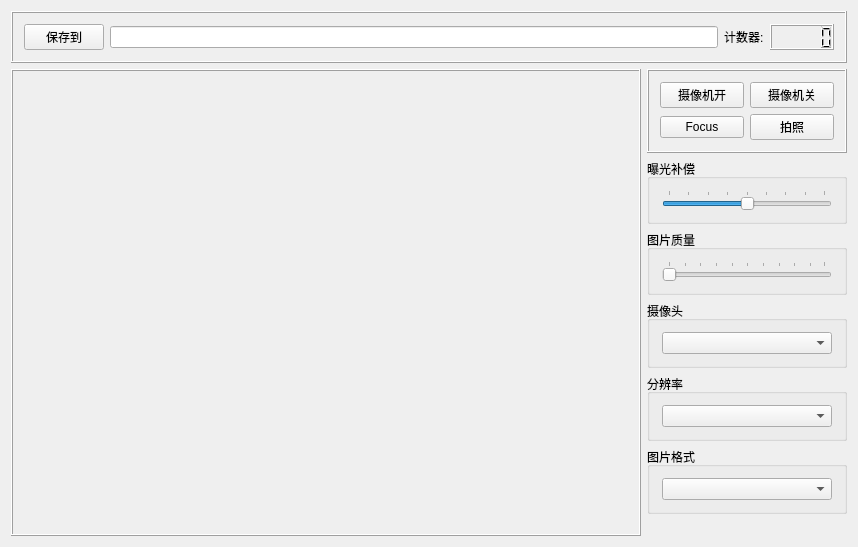
<?xml version="1.0" encoding="UTF-8"?>
<ui version="4.0">
 <class>CameraView</class>
 <widget class="QWidget" name="CameraView">
  <property name="geometry">
   <rect>
    <x>0</x>
    <y>0</y>
    <width>858</width>
    <height>547</height>
   </rect>
  </property>
  <property name="windowTitle">
   <string>相机</string>
  </property>
  <layout class="QGridLayout" name="gridLayout_6">
   <item row="1" column="1">
    <widget class="QFrame" name="frame">
     <property name="maximumSize">
      <size>
       <width>200</width>
       <height>16777215</height>
      </size>
     </property>
     <property name="frameShape">
      <enum>QFrame::Box</enum>
     </property>
     <property name="frameShadow">
      <enum>QFrame::Raised</enum>
     </property>
     <layout class="QGridLayout" name="gridLayout">
      <item row="0" column="0">
       <widget class="QPushButton" name="pushButton_CameraOn">
        <property name="minimumSize">
         <size>
          <width>0</width>
          <height>0</height>
         </size>
        </property>
        <property name="maximumSize">
         <size>
          <width>16777215</width>
          <height>16777215</height>
         </size>
        </property>
        <property name="text">
         <string>摄像机开</string>
        </property>
       </widget>
      </item>
      <item row="0" column="1">
       <widget class="QPushButton" name="pushButton_CameraOff">
        <property name="enabled">
         <bool>true</bool>
        </property>
        <property name="minimumSize">
         <size>
          <width>0</width>
          <height>0</height>
         </size>
        </property>
        <property name="maximumSize">
         <size>
          <width>16777215</width>
          <height>16777215</height>
         </size>
        </property>
        <property name="text">
         <string>摄像机关</string>
        </property>
       </widget>
      </item>
      <item row="1" column="0">
       <widget class="QPushButton" name="pushButton_Focus">
        <property name="enabled">
         <bool>true</bool>
        </property>
        <property name="minimumSize">
         <size>
          <width>0</width>
          <height>0</height>
         </size>
        </property>
        <property name="maximumSize">
         <size>
          <width>16777215</width>
          <height>16777215</height>
         </size>
        </property>
        <property name="text">
         <string>Focus</string>
        </property>
       </widget>
      </item>
      <item row="1" column="1">
       <widget class="QPushButton" name="pushButton_Shot">
        <property name="enabled">
         <bool>true</bool>
        </property>
        <property name="minimumSize">
         <size>
          <width>0</width>
          <height>0</height>
         </size>
        </property>
        <property name="maximumSize">
         <size>
          <width>16777215</width>
          <height>16777215</height>
         </size>
        </property>
        <property name="text">
         <string>拍照</string>
        </property>
       </widget>
      </item>
     </layout>
    </widget>
   </item>
   <item row="2" column="1">
    <widget class="QGroupBox" name="groupBox_2">
     <property name="maximumSize">
      <size>
       <width>200</width>
       <height>16777215</height>
      </size>
     </property>
     <property name="title">
      <string>曝光补偿</string>
     </property>
     <property name="flat">
      <bool>true</bool>
     </property>
     <layout class="QHBoxLayout" name="horizontalLayout">
      <item>
       <widget class="QSlider" name="horizontalSlider_exposureCompensation">
        <property name="enabled">
         <bool>true</bool>
        </property>
        <property name="minimumSize">
         <size>
          <width>170</width>
          <height>0</height>
         </size>
        </property>
        <property name="maximumSize">
         <size>
          <width>170</width>
          <height>16777215</height>
         </size>
        </property>
        <property name="contextMenuPolicy">
         <enum>Qt::NoContextMenu</enum>
        </property>
        <property name="minimum">
         <number>-4</number>
        </property>
        <property name="maximum">
         <number>4</number>
        </property>
        <property name="pageStep">
         <number>2</number>
        </property>
        <property name="orientation">
         <enum>Qt::Horizontal</enum>
        </property>
        <property name="tickPosition">
         <enum>QSlider::TicksAbove</enum>
        </property>
       </widget>
      </item>
     </layout>
    </widget>
   </item>
   <item row="3" column="1">
    <widget class="QGroupBox" name="groupBox_3">
     <property name="maximumSize">
      <size>
       <width>200</width>
       <height>16777215</height>
      </size>
     </property>
     <property name="title">
      <string>图片质量</string>
     </property>
     <property name="flat">
      <bool>true</bool>
     </property>
     <layout class="QHBoxLayout" name="horizontalLayout_2">
      <item>
       <widget class="QSlider" name="horizontalSlider_Quality">
        <property name="enabled">
         <bool>true</bool>
        </property>
        <property name="minimumSize">
         <size>
          <width>170</width>
          <height>0</height>
         </size>
        </property>
        <property name="maximumSize">
         <size>
          <width>170</width>
          <height>16777215</height>
         </size>
        </property>
        <property name="contextMenuPolicy">
         <enum>Qt::NoContextMenu</enum>
        </property>
        <property name="orientation">
         <enum>Qt::Horizontal</enum>
        </property>
        <property name="tickPosition">
         <enum>QSlider::TicksAbove</enum>
        </property>
       </widget>
      </item>
     </layout>
    </widget>
   </item>
   <item row="4" column="1">
    <widget class="QGroupBox" name="groupBox">
     <property name="maximumSize">
      <size>
       <width>200</width>
       <height>16777215</height>
      </size>
     </property>
     <property name="title">
      <string>摄像头</string>
     </property>
     <property name="flat">
      <bool>true</bool>
     </property>
     <property name="checkable">
      <bool>false</bool>
     </property>
     <layout class="QGridLayout" name="gridLayout_2">
      <item row="0" column="0">
       <widget class="QComboBox" name="comboBox_CameraDevice">
        <property name="minimumSize">
         <size>
          <width>170</width>
          <height>0</height>
         </size>
        </property>
        <property name="maximumSize">
         <size>
          <width>170</width>
          <height>16777215</height>
         </size>
        </property>
       </widget>
      </item>
     </layout>
    </widget>
   </item>
   <item row="5" column="1">
    <widget class="QGroupBox" name="groupBox_4">
     <property name="maximumSize">
      <size>
       <width>200</width>
       <height>16777215</height>
      </size>
     </property>
     <property name="title">
      <string>分辨率</string>
     </property>
     <property name="flat">
      <bool>true</bool>
     </property>
     <layout class="QGridLayout" name="gridLayout_3">
      <item row="0" column="0">
       <widget class="QComboBox" name="comboBox_Resolution">
        <property name="minimumSize">
         <size>
          <width>170</width>
          <height>0</height>
         </size>
        </property>
        <property name="maximumSize">
         <size>
          <width>170</width>
          <height>16777215</height>
         </size>
        </property>
       </widget>
      </item>
     </layout>
    </widget>
   </item>
   <item row="6" column="1">
    <widget class="QGroupBox" name="groupBox_5">
     <property name="maximumSize">
      <size>
       <width>200</width>
       <height>16777215</height>
      </size>
     </property>
     <property name="title">
      <string>图片格式</string>
     </property>
     <property name="flat">
      <bool>true</bool>
     </property>
     <layout class="QGridLayout" name="gridLayout_4">
      <item row="0" column="0">
       <widget class="QComboBox" name="comboBox_Codec">
        <property name="minimumSize">
         <size>
          <width>170</width>
          <height>0</height>
         </size>
        </property>
        <property name="maximumSize">
         <size>
          <width>170</width>
          <height>16777215</height>
         </size>
        </property>
       </widget>
      </item>
     </layout>
    </widget>
   </item>
   <item row="7" column="1">
    <spacer name="verticalSpacer">
     <property name="orientation">
      <enum>Qt::Vertical</enum>
     </property>
     <property name="sizeHint" stdset="0">
      <size>
       <width>20</width>
       <height>40</height>
      </size>
     </property>
    </spacer>
   </item>
   <item row="1" column="0" rowspan="7">
    <widget class="QFrame" name="frame_2">
     <property name="frameShape">
      <enum>QFrame::Box</enum>
     </property>
     <property name="frameShadow">
      <enum>QFrame::Raised</enum>
     </property>
     <layout class="QGridLayout" name="gridLayout_5">
      <property name="leftMargin">
       <number>0</number>
      </property>
      <property name="topMargin">
       <number>0</number>
      </property>
      <property name="rightMargin">
       <number>0</number>
      </property>
      <property name="bottomMargin">
       <number>0</number>
      </property>
      <item row="0" column="0">
       <widget class="QCameraViewfinder" name="viewfinder" native="true">
        <property name="autoFillBackground">
         <bool>true</bool>
        </property>
       </widget>
      </item>
     </layout>
    </widget>
   </item>
   <item row="0" column="0" colspan="2">
    <widget class="QFrame" name="frame_4">
     <property name="maximumSize">
      <size>
       <width>16777215</width>
       <height>16777215</height>
      </size>
     </property>
     <property name="frameShape">
      <enum>QFrame::Box</enum>
     </property>
     <property name="frameShadow">
      <enum>QFrame::Raised</enum>
     </property>
     <layout class="QHBoxLayout" name="horizontalLayout_3">
      <item>
       <widget class="QPushButton" name="pushButton_FindSavePath">
        <property name="text">
         <string>保存到</string>
        </property>
       </widget>
      </item>
      <item>
       <widget class="QLineEdit" name="lineEdit_SavePath">
        <property name="readOnly">
         <bool>true</bool>
        </property>
       </widget>
      </item>
      <item>
       <widget class="QLabel" name="label">
        <property name="text">
         <string>计数器:</string>
        </property>
       </widget>
      </item>
      <item>
       <widget class="QLCDNumber" name="lcdNumber"/>
      </item>
     </layout>
    </widget>
   </item>
  </layout>
 </widget>
 <layoutdefault spacing="6" margin="11"/>
 <customwidgets>
  <customwidget>
   <class>QCameraViewfinder</class>
   <extends>QWidget</extends>
   <header>qcameraviewfinder.h</header>
   <container>1</container>
  </customwidget>
 </customwidgets>
 <resources/>
 <connections>
  <connection>
   <sender>pushButton_FindSavePath</sender>
   <signal>clicked()</signal>
   <receiver>CameraView</receiver>
   <slot>OnFindSavePath()</slot>
   <hints>
    <hint type="sourcelabel">
     <x>72</x>
     <y>30</y>
    </hint>
    <hint type="destinationlabel">
     <x>109</x>
     <y>3</y>
    </hint>
   </hints>
  </connection>
  <connection>
   <sender>pushButton_CameraOn</sender>
   <signal>clicked()</signal>
   <receiver>CameraView</receiver>
   <slot>OnCameraPowerOn()</slot>
   <hints>
    <hint type="sourcelabel">
     <x>569</x>
     <y>80</y>
    </hint>
    <hint type="destinationlabel">
     <x>450</x>
     <y>56</y>
    </hint>
   </hints>
  </connection>
  <connection>
   <sender>pushButton_CameraOff</sender>
   <signal>clicked()</signal>
   <receiver>CameraView</receiver>
   <slot>OnCameraPowerOff()</slot>
   <hints>
    <hint type="sourcelabel">
     <x>665</x>
     <y>79</y>
    </hint>
    <hint type="destinationlabel">
     <x>691</x>
     <y>58</y>
    </hint>
   </hints>
  </connection>
  <connection>
   <sender>pushButton_Focus</sender>
   <signal>clicked()</signal>
   <receiver>CameraView</receiver>
   <slot>OnFocus()</slot>
   <hints>
    <hint type="sourcelabel">
     <x>552</x>
     <y>114</y>
    </hint>
    <hint type="destinationlabel">
     <x>504</x>
     <y>103</y>
    </hint>
   </hints>
  </connection>
  <connection>
   <sender>pushButton_Shot</sender>
   <signal>clicked()</signal>
   <receiver>CameraView</receiver>
   <slot>OnShot()</slot>
   <hints>
    <hint type="sourcelabel">
     <x>646</x>
     <y>112</y>
    </hint>
    <hint type="destinationlabel">
     <x>712</x>
     <y>108</y>
    </hint>
   </hints>
  </connection>
  <connection>
   <sender>horizontalSlider_exposureCompensation</sender>
   <signal>valueChanged(int)</signal>
   <receiver>CameraView</receiver>
   <slot>OnValueChanged_ExposureCompensation(int)</slot>
   <hints>
    <hint type="sourcelabel">
     <x>602</x>
     <y>175</y>
    </hint>
    <hint type="destinationlabel">
     <x>506</x>
     <y>171</y>
    </hint>
   </hints>
  </connection>
  <connection>
   <sender>horizontalSlider_Quality</sender>
   <signal>valueChanged(int)</signal>
   <receiver>CameraView</receiver>
   <slot>OnValueChanged_Quality(int)</slot>
   <hints>
    <hint type="sourcelabel">
     <x>556</x>
     <y>251</y>
    </hint>
    <hint type="destinationlabel">
     <x>505</x>
     <y>242</y>
    </hint>
   </hints>
  </connection>
  <connection>
   <sender>comboBox_CameraDevice</sender>
   <signal>currentIndexChanged(QString)</signal>
   <receiver>CameraView</receiver>
   <slot>OnSelectedChanged_CameraDevice(QString)</slot>
   <hints>
    <hint type="sourcelabel">
     <x>548</x>
     <y>309</y>
    </hint>
    <hint type="destinationlabel">
     <x>504</x>
     <y>302</y>
    </hint>
   </hints>
  </connection>
  <connection>
   <sender>comboBox_Resolution</sender>
   <signal>currentIndexChanged(QString)</signal>
   <receiver>CameraView</receiver>
   <slot>OnSelectedChanged_Resolution(QString)</slot>
   <hints>
    <hint type="sourcelabel">
     <x>565</x>
     <y>362</y>
    </hint>
    <hint type="destinationlabel">
     <x>507</x>
     <y>358</y>
    </hint>
   </hints>
  </connection>
  <connection>
   <sender>comboBox_Codec</sender>
   <signal>currentIndexChanged(QString)</signal>
   <receiver>CameraView</receiver>
   <slot>OnSelectedChanged_Codec(QString)</slot>
   <hints>
    <hint type="sourcelabel">
     <x>547</x>
     <y>412</y>
    </hint>
    <hint type="destinationlabel">
     <x>504</x>
     <y>418</y>
    </hint>
   </hints>
  </connection>
 </connections>
 <slots>
  <slot>OnFindSavePath()</slot>
  <slot>OnCameraPowerOn()</slot>
  <slot>OnCameraPowerOff()</slot>
  <slot>OnFocus()</slot>
  <slot>OnShot()</slot>
  <slot>OnValueChanged_ExposureCompensation(int)</slot>
  <slot>OnValueChanged_Quality(int)</slot>
  <slot>OnSelectedChanged_CameraDevice(QString)</slot>
  <slot>OnSelectedChanged_Resolution(QString)</slot>
  <slot>OnSelectedChanged_Codec(QString)</slot>
 </slots>
</ui>
